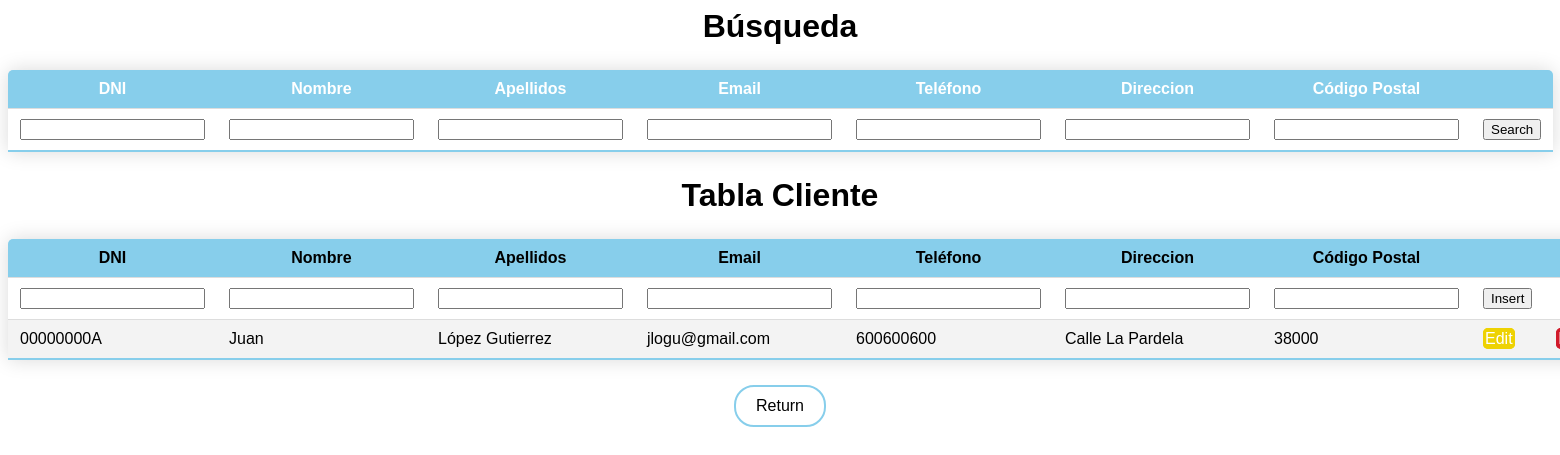
The app's page /cliente.php with its own data.
### tables this page shows
CREATE TABLE IF NOT EXISTS CLIENTE (
  DNI VARCHAR(10) NOT NULL,
  Nombre VARCHAR(45) NOT NULL,
  Apellidos VARCHAR(45) NOT NULL,
  Email VARCHAR(45) NOT NULL,
  Telefono VARCHAR(12) NOT NULL,
  Direccion VARCHAR(45) NOT NULL,
  Codigo_postal VARCHAR(8) NOT NULL,
  Borrado TINYINT NULL,
  PRIMARY KEY (DNI),
  UNIQUE INDEX Email_UNIQUE (Email ASC) VISIBLE,
  UNIQUE INDEX DNI_UNIQUE (DNI ASC) VISIBLE,
  UNIQUE INDEX Telefono_UNIQUE (Telefono ASC) VISIBLE);

### cliente.php (the view, shortened to what this page needs)
<?php
require "bbdd.php";
$columns = array('DNI','Nombre','Apellidos', 'Email', 'Telefono', 'Direccion', 'Codigo_postal');
$column = isset($_GET['column']) && in_array($_GET['column'], $columns) ? $_GET['column'] : $columns[0];
$sort_order = isset($_GET['order']) && strtolower($_GET['order']) == 'desc' ? 'DESC' : 'ASC';
if ($result = mysqli_query($db, "SELECT * FROM CLIENTE WHERE Borrado = 0 ORDER BY $column $sort_order")) {
	$up_or_down = str_replace(array('ASC','DESC'), array('up','down'), $sort_order);
	$asc_or_desc = $sort_order == 'ASC' ? 'desc' : 'asc';
	$add_class = ' class="highlight"';
?>
<!DOCTYPE html>
<html>
<head>
</head>
<body>
<div>
<table class="styled-table">
  <h1>Búsqueda</h1>
  <tr>
    <th>DNI</th>
    <th>Nombre</th>
    <th>Apellidos</th>
    <th>Email</th>
    <th>Teléfono</th>
    <th>Direccion</th>
    <th>Código Postal</th>
    <th></th>
    </tr>
    <form action="cliente.php?search=" method="post">
    <td><input type='text' name='DNI'></td>
    <td><input type='text' name='Nombre'></td>
    <td><input type='text' name='Apellidos'></td>
    <td><input type='text' name='Email'></td>
    <td><input type='text' name='Telefono'></td>
    <td><input type='text' name='Direccion'></td>
    <td><input type='text' name='Codigo_Postal'></td>
    <td><button>Search</button></td>
    </form>
  </table>
  <table class="styled-table search-table">
  <h1>Tabla Cliente</h1>
  <tr>
    <th><a class = "table-title" href="cliente.php?column=DNI&order=<?php echo $asc_or_desc; ?>">DNI<i class ="<?php echo $column == 'DNI' ? '-' . $up_or_down : ''; ?>"></i></a></th>
    <th><a class = "table-title" href="cliente.php?column=Nombre&order=<?php echo $asc_or_desc; ?>">Nombre<i class ="<?php echo $column == 'Nombre' ? '-' . $up_or_down : ''; ?>"></i></a></th>
    <th><a class = "table-title" href="cliente.php?column=Apellidos&order=<?php echo $asc_or_desc; ?>">Apellidos<i class ="<?php echo $column == 'Apellidos' ? '-' . $up_or_down : ''; ?>"></i></a></th>
    <th><a class = "table-title" href="cliente.php?column=Email&order=<?php echo $asc_or_desc; ?>">Email<i class ="<?php echo $column == 'Email' ? '-' . $up_or_down : ''; ?>"></i></a></th>
    <th><a class = "table-title" href="cliente.php?column=Telefono&order=<?php echo $asc_or_desc; ?>">Teléfono<i class ="<?php echo $column == 'Telefono' ? '-' . $up_or_down : ''; ?>"></i></a></th>
    <th><a class = "table-title" href="cliente.php?column=Direccion&order=<?php echo $asc_or_desc; ?>">Direccion<i class ="<?php echo $column == 'Direccion' ? '-' . $up_or_down : ''; ?>"></i></a></th>
    <th><a class = "table-title" href="cliente.php?column=Codigo_postal&order=<?php echo $asc_or_desc; ?>">Código Postal<i class ="<?php echo $column == 'Codigo_postal' ? '-' . $up_or_down : ''; ?>"></i></a></th>
    <th></th>
    <th></th>
    </tr>
  <tr>
  <form action="insert.php?" method="post">
    <td><input type='text' name='enterDNI'></td>
    <td><input type='text' name='enterNombre'></td>
    <td><input type='text' name='enterApellidos'></td>
    <td><input type='text' name='enterEmail'></td>
    <td><input type='text' name='enterTelefono'></td>
    <td><input type='text' name='enterDireccion'></td>
    <td><input type='text' name='enterCodigo_Postal'></td>
    <td><button>Insert</button></td>
    </form>
  </tr>
<?php
  while($data = mysqli_fetch_assoc($result)) {
  ?>
  <tr>
    <td <?php echo $column == 'DNI' ? $add_class : ''; ?>><?php echo $data['DNI'];?></td>
    <td <?php echo $column == 'Nombre' ? $add_class : ''; ?>><?php echo $data['Nombre'];?></td>
    <td <?php echo $column == 'Apellidos' ? $add_class : ''; ?>><?php echo $data['Apellidos'];?></td>
    <td <?php echo $column == 'Email' ? $add_class : ''; ?>><?php echo $data['Email'];?></td>
    <td <?php echo $column == 'Telefono' ? $add_class : ''; ?>><?php echo $data['Telefono'];?></td>
    <td <?php echo $column == 'Direccion' ? $add_class : ''; ?>><?php echo $data['Direccion'];?></td>
    <td <?php echo $column == 'Codigo_postal' ? $add_class : ''; ?>><?php echo $data['Codigo_postal'];?></td>
    <td ><a class = "edit" href="edit.php?id=<?php echo $data['DNI']; ?>">Edit</a></td>
    <td ><a class = "delete" href="delete.php?id=<?php echo $data['DNI']; ?>">Delete</a></td>
  </tr>
  <?php
  }
  ?>
  </table>
  </div>
<a class = "return" href="index.php">Return</a>
</body>
</html>
<?php
}
?>

### records on screen
cliente: DNI "00000000A", Nombre "Juan", Apellidos "López Gutierrez", Email "jlogu@gmail.com", Telefono "600600600", Direccion "Calle La Pardela", Codigo_postal "38000"
